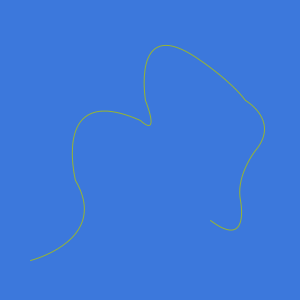
Frame 1 (no input)
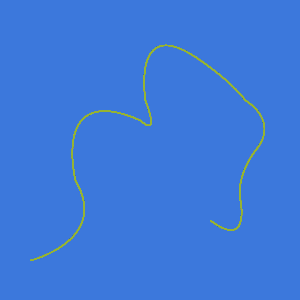
Frame 60 (the mouse pressed at the canvas centre just before this capture)
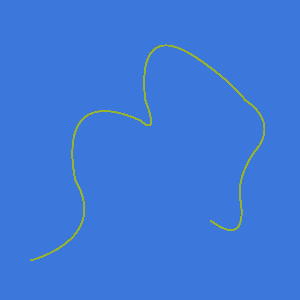
Frame 120 (the mouse held since frame 60 and released just before this capture)

The Processing sketch that drew these frames (run headless with seeded random() and noise(); from frame 60 on, the mouse is pressed at the canvas centre):

// Processing sketch: processing_33004
// ── processing_33004.pde

void setup() {
  size(300, 300);
  background(60, 120, 220);
}

void draw() {
  noFill();
  stroke(150, 180, 50);
  beginShape();

  vertex(30, 260);

  bezierVertex(30, 260, 110, 240, 75, 180);
  bezierVertex(75, 180, 50, 80, 140, 120);
  bezierVertex(140, 120, 160, 140, 145, 100);
  bezierVertex(145, 100, 130, 10, 200, 60);
  bezierVertex(200, 60, 230, 80, 245, 100);
  bezierVertex(245, 100, 280, 120, 255, 150);
  bezierVertex(255, 150, 235, 175, 240, 200);
  bezierVertex(240, 200, 250, 250, 210, 220);


  endShape();
}
